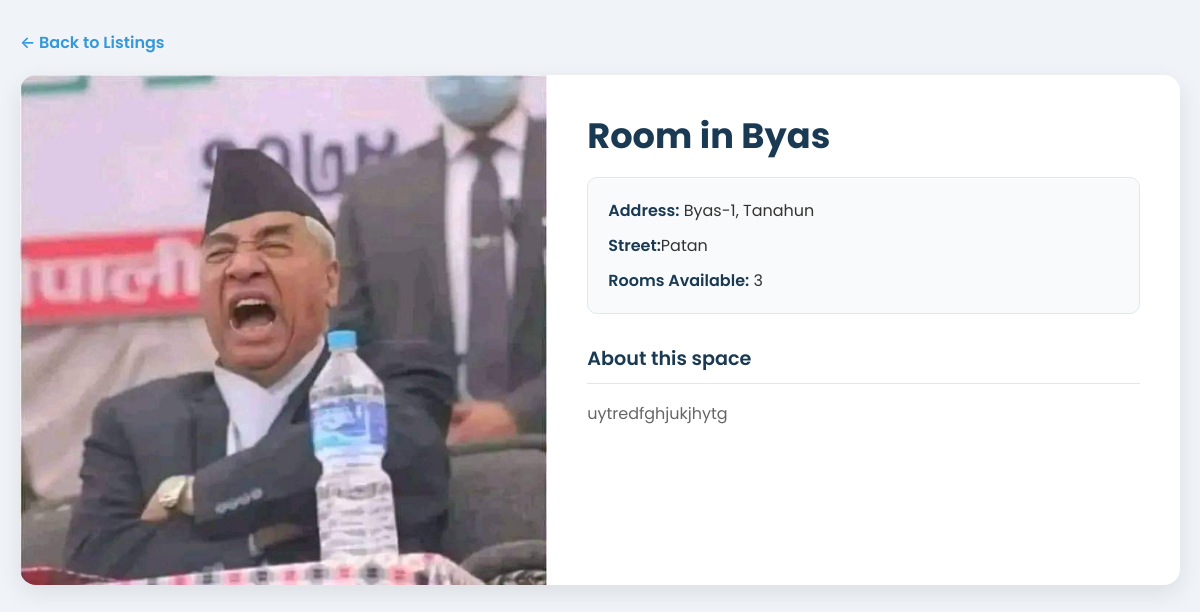
The app's page /basobasnepal/description/1/ with its own data.
### basobasnepalapp/models.py (models this page shows, shortened)
class Room(models.Model):
    owner = models.ForeignKey(User, on_delete=models.CASCADE)
    province = models.ForeignKey(Province, on_delete=models.SET_NULL, null=True)
    district = models.ForeignKey(District, on_delete=models.SET_NULL, null=True)
    municipality = models.ForeignKey(Municipality, on_delete=models.SET_NULL, null=True)
    ward_num = models.IntegerField()
    street = models.CharField(max_length=50, null=True)
    num_of_rooms_available = models.IntegerField()
    contact_number = models.BigIntegerField()
    description = models.CharField(max_length=200)
    photos = models.ImageField(upload_to='room_photos/')

class Municipality(models.Model):
    id = models.IntegerField(primary_key=True)
    name = models.CharField(max_length=100)
    district = models.ForeignKey(District, on_delete=models.CASCADE)
    def __str__(self):
        return self.name

class District(models.Model):
    id = models.IntegerField(primary_key=True)
    name = models.CharField(max_length=100)
    province = models.ForeignKey(Province, on_delete=models.CASCADE)
    def __str__(self):
        return self.name

### basobasnepalapp/views.py (the view)
# urls.py: path('description/<int:pk>/', views.description, name='description'),
def description(request, pk):
    rooms = get_object_or_404(Room, pk= pk)
    return render(request, 'description.html', {'rooms': rooms})

### templates/description.html (shortened to what this page needs)
{% load static %}
<!DOCTYPE html>
<html lang="en">
<head>
    <link rel="stylesheet" href="{% static 'css/description.css' %}">
</head>
<body>
    <header class="page-header">
        <a href="{% url 'home' %}" class="back-button">← Back to Listings</a>
    </header>
    <main class="listing-card">
        <div class="grid-container">
            <div class="image-pane">
                {% if rooms.photos.name %}
                    <img class="room-photo" src="{{ rooms.photos.url }}" alt="Photo of the room in {{ rooms.location_municipality }}">
                {% else %}
                    <div class="no-photo-message">
                        <span>No Photo Available</span>
                    </div>
                {% endif %}
            </div>
            <div class="info-pane">
                <h1 class="listing-title">Room in {{ rooms.municipality }}</h1>
                <div class="key-details">
                    <p><strong>Address:</strong> {{ rooms.municipality }}-{{ rooms.ward_num }}, {{ rooms.district }}</p>
                    <p><strong>Street:</strong>{{rooms.street}}</p>
                    <p><strong>Rooms Available:</strong> {{ rooms.num_of_rooms_available }}</p>
                </div>
                <div class="description-section">
                    <h2>About this space</h2>
                    <div class="description-text">
                        {{ rooms.description|linebreaks }}
                    </div>
                </div>
            </div>
        </div>
    </main>
</body>
</html>

### static/css/description.css (style rules this page uses)
:root { --primary-bg: #f0f4f8; --card-bg: #ffffff; --dark-blue: #1a3a53; --accent-color: #3498db; --accent-hover: #2980b9; --text-primary: #333333; --text-secondary: #666666; --border-color: #e1e8ed; --shadow: 0 8px 25px rgba(0, 0, 0, 0.09); }
body { font-family: 'Poppins', -apple-system, BlinkMacSystemFont, "Segoe UI", Roboto, sans-serif; background-color: var(--primary-bg); color: var(--text-primary); margin: 0; padding: 30px 20px; }
.page-header { max-width: 1200px; margin: 0 auto 20px auto; }
.back-button { color: var(--accent-color); text-decoration: none; font-weight: 600; font-size: 1rem; transition: color 0.2s ease; }
.listing-card { background-color: var(--card-bg); max-width: 1200px; margin: 0 auto; border-radius: 16px; box-shadow: var(--shadow); overflow: hidden; }
.grid-container { display: grid; grid-template-columns: 5fr 6fr; }
.image-pane { background-color: #f5f5f5; }
.room-photo { width: 100%; height: 100%; object-fit: cover; display: block; }
.info-pane { padding: 40px; display: flex; flex-direction: column; }
.listing-title { font-size: 2.2rem; font-weight: 700; color: var(--dark-blue); margin: 0 0 20px 0; line-height: 1.2; }
.key-details { background-color: #f9fafb; border: 1px solid var(--border-color); border-radius: 10px; padding: 20px; margin-bottom: 30px; }
.key-details p { margin: 0 0 10px 0; font-size: 1rem; }
.key-details p:last-child { margin-bottom: 0; }
.key-details strong { color: var(--dark-blue); font-weight: 600; }
.description-section h2 { font-size: 1.2rem; font-weight: 600; color: var(--dark-blue); margin: 0 0 10px 0; padding-bottom: 10px; border-bottom: 1px solid var(--border-color); }
.description-text { line-height: 1.7; color: var(--text-secondary); flex-grow: 1; }

### records on screen
Room: photos (picture), municipality "Byas", ward_num "1", district "Tanahun", street "Patan", num_of_rooms_available "3", description "uytredfghjukjhytg"
